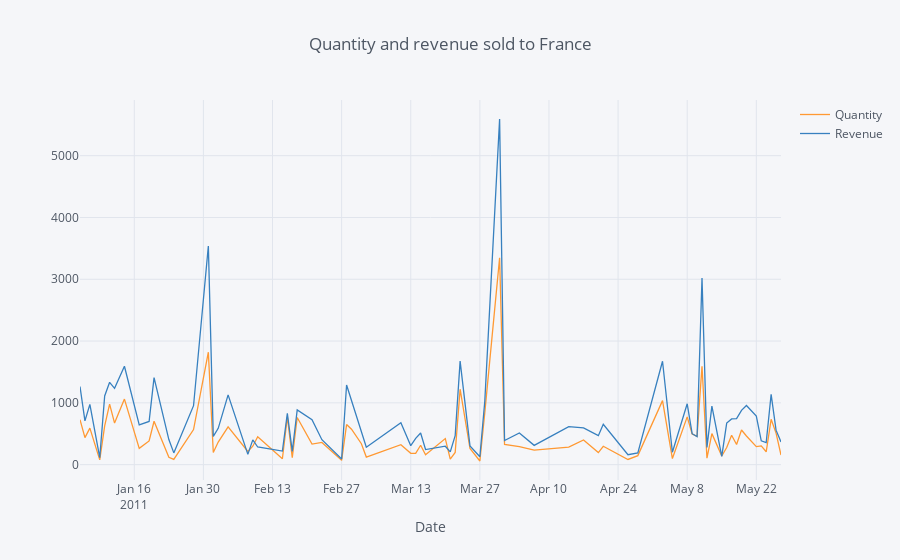

Notebook code cell kept with this figure:
### Code cell
data_France_group[['Quantity', 'Revenue', 'Date']].iplot(kind='line', x='Date', xTitle='Date', title='Quantity and revenue sold to France')
